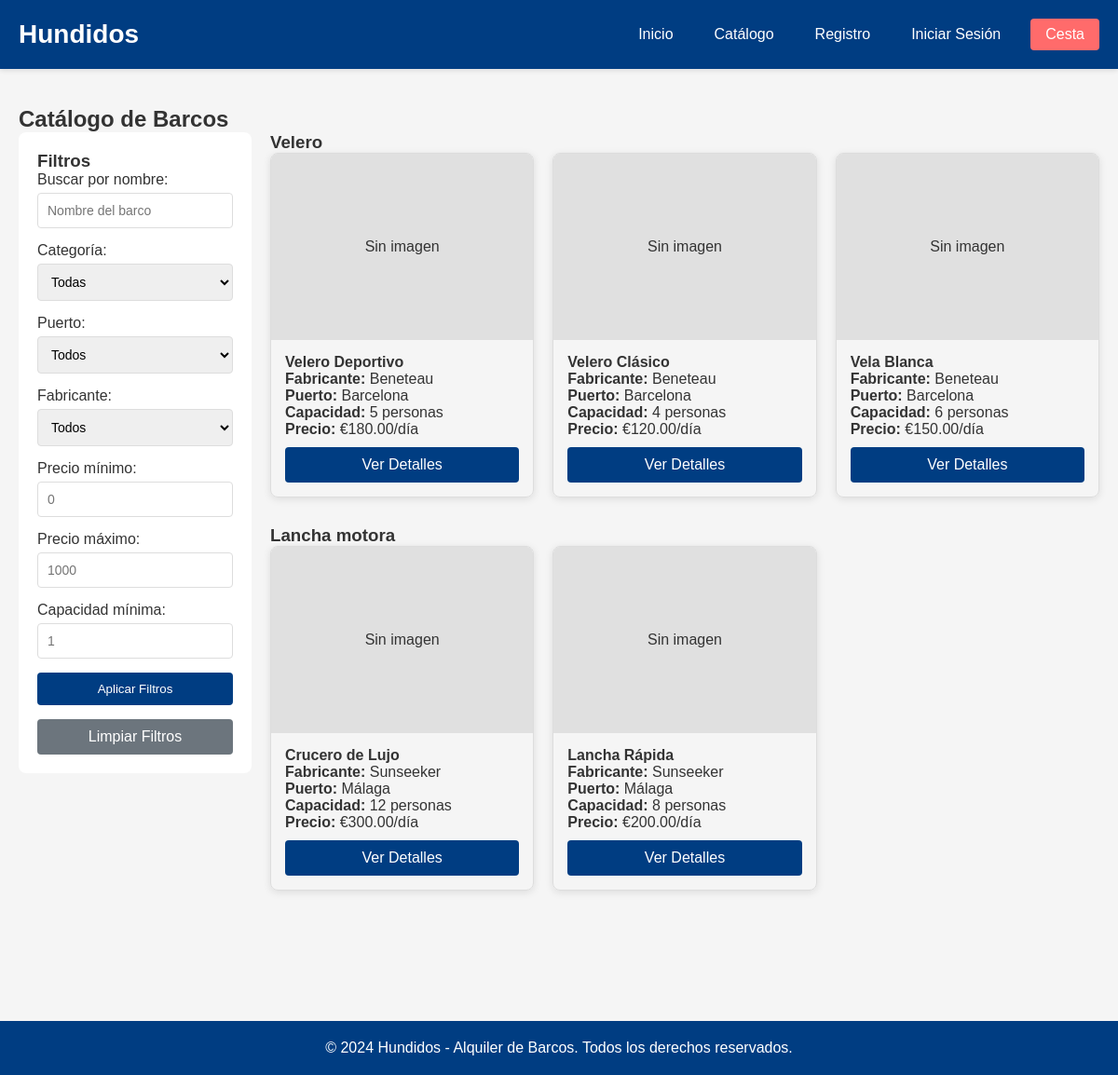
The app's page /barcos/ with its own data.
### catalog/models.py (models this page shows, shortened)
class Barco(models.Model):
    nombre = models.CharField(max_length=120)
    categoria = models.ForeignKey(Categoria, on_delete=models.PROTECT)
    puerto = models.ForeignKey(Puerto, on_delete=models.PROTECT)
    fabricante = models.ForeignKey(Fabricante, on_delete=models.PROTECT)
    precio_dia = models.DecimalField(max_digits=8, decimal_places=2)
    capacidad = models.PositiveIntegerField()
    imagen = models.ImageField(upload_to='barcos/', blank=True, null=True)
    descripcion = models.TextField(blank=True)
    disponible = models.BooleanField(default=True)
    cantidad_disponible = models.PositiveIntegerField(default=1)
    created_at = models.DateTimeField(auto_now_add=True)
    updated_at = models.DateTimeField(auto_now=True)
    class Meta:
        ordering = ['-created_at']

class Categoria(models.Model):
    nombre = models.CharField(max_length=120, unique=True)
    descripcion = models.TextField(blank=True)
    class Meta:
        ordering = ['nombre']

class Fabricante(models.Model):
    nombre = models.CharField(max_length=120, unique=True)
    pais = models.CharField(max_length=120, blank=True)
    class Meta:
        ordering = ['nombre']

class Puerto(models.Model):
    nombre = models.CharField(max_length=120, unique=True)
    ubicacion = models.CharField(max_length=255, blank=True)
    class Meta:
        ordering = ['nombre']

### catalog/views.py (the view)
# urls.py: path('', views.BarcoListView.as_view(), name='barco_list'),
class BarcoListView(View):
    def get(self, request):
        barcos = Barco.objects.all()
        categorias = Categoria.objects.all()
        puertos = Puerto.objects.all()
        fabricantes = Fabricante.objects.all()
        search = request.GET.get('search', '')
        if search:
            barcos = barcos.filter(Q(nombre__icontains=search))
        categoria_id = request.GET.get('categoria')
        if categoria_id:
            barcos = barcos.filter(categoria_id=categoria_id)
        puerto_id = request.GET.get('puerto')
        if puerto_id:
            barcos = barcos.filter(puerto_id=puerto_id)
        fabricante_id = request.GET.get('fabricante')
        if fabricante_id:
            barcos = barcos.filter(fabricante_id=fabricante_id)
        precio_min = request.GET.get('precio_min')
        if precio_min:
            try:
                barcos = barcos.filter(precio_dia__gte=float(precio_min))
            except ValueError:
                pass
        precio_max = request.GET.get('precio_max')
        if precio_max:
            try:
                barcos = barcos.filter(precio_dia__lte=float(precio_max))
            except ValueError:
                pass
        capacidad_min = request.GET.get('capacidad_min')
        if capacidad_min:
            try:
                barcos = barcos.filter(capacidad__gte=int(capacidad_min))
            except ValueError:
                pass
        barcos_por_categoria = {}
        for barco in barcos:
            if barco.categoria.nombre not in barcos_por_categoria:
                barcos_por_categoria[barco.categoria.nombre] = []
            barcos_por_categoria[barco.categoria.nombre].append(barco)
        context = {
            'barcos': barcos,
            'barcos_por_categoria': barcos_por_categoria,
            'categorias': categorias,
            'puertos': puertos,
            'fabricantes': fabricantes,
            'search': search,
        }
        return render(request, 'catalog/list.html', context)

### templates/catalog/list.html (shortened to what this page needs)
{% extends 'base.html' %}
{% block content %}
<h2>Catálogo de Barcos</h2>
<div style="display: grid; grid-template-columns: 250px 1fr; gap: 20px; margin-bottom: 30px;">
    <div style="background-color: white; padding: 20px; border-radius: 8px; height: fit-content;">
        <h3>Filtros</h3>
        <form method="get" style="display: flex; flex-direction: column; gap: 15px;">
            <div>
                <label for="search">Buscar por nombre:</label>
                <input type="text" id="search" name="search" value="{{ search }}" placeholder="Nombre del barco">
            </div>
            <div>
                <label for="categoria">Categoría:</label>
                <select id="categoria" name="categoria">
                    <option value="">Todas</option>
                </select>
            </div>
            <div>
                <label for="puerto">Puerto:</label>
                <select id="puerto" name="puerto">
                    <option value="">Todos</option>
                </select>
            </div>
            <div>
                <label for="fabricante">Fabricante:</label>
                <select id="fabricante" name="fabricante">
                    <option value="">Todos</option>
                </select>
            </div>
            <div>
                <label for="precio_min">Precio mínimo:</label>
                <input type="number" id="precio_min" name="precio_min" value="{{ request.GET.precio_min }}" placeholder="0">
            </div>
            <div>
                <label for="precio_max">Precio máximo:</label>
                <input type="number" id="precio_max" name="precio_max" value="{{ request.GET.precio_max }}" placeholder="1000">
            </div>
            <div>
                <label for="capacidad_min">Capacidad mínima:</label>
                <input type="number" id="capacidad_min" name="capacidad_min" value="{{ request.GET.capacidad_min }}" placeholder="1">
            </div>
            <button type="submit" class="btn" style="width: 100%;">Aplicar Filtros</button>
            <a href="{% url 'catalog:barco_list' %}" class="btn btn-secondary" style="width: 100%; text-align: center;">Limpiar Filtros</a>
        </form>
    </div>
    <div>
        {% if barcos %}
            {% for categoria_nombre, barcos_cat in barcos_por_categoria.items %}
                <h3>{{ categoria_nombre }}</h3>
                <div style="display: grid; grid-template-columns: repeat(auto-fill, minmax(250px, 1fr)); gap: 20px; margin-bottom: 30px;">
                    {% for barco in barcos_cat %}
                        <div style="border: 1px solid #ddd; border-radius: 8px; overflow: hidden; box-shadow: 0 2px 8px rgba(0,0,0,0.1);">
                            {% if barco.imagen %}
                                <img src="{{ barco.imagen.url }}" alt="{{ barco.nombre }}" style="width: 100%; height: 200px; object-fit: cover;">
                            {% else %}
                                <div style="width: 100%; height: 200px; background-color: #e0e0e0; display: flex; align-items: center; justify-content: center;">
                                    <span>Sin imagen</span>
                                </div>
                            {% endif %}
                            <div style="padding: 15px;">
                                <h4>{{ barco.nombre }}</h4>
                                <p><strong>Fabricante:</strong> {{ barco.fabricante.nombre }}</p>
                                <p><strong>Puerto:</strong> {{ barco.puerto.nombre }}</p>
                                <p><strong>Capacidad:</strong> {{ barco.capacidad }} personas</p>
                                <p><strong>Precio:</strong> €{{ barco.precio_dia }}/día</p>
                                {% if barco.disponible %}
                                    <a href="{% url 'catalog:barco_detail' barco.id %}" class="btn" style="display: block; text-align: center; margin-top: 10px;">Ver Detalles</a>
                                {% else %}
                                    <button class="btn" disabled style="display: block; width: 100%; margin-top: 10px; opacity: 0.5; cursor: not-allowed;">No Disponible</button>
                                {% endif %}
                            </div>
                        </div>
                    {% endfor %}
                </div>
            {% endfor %}
        {% else %}
            <p>No se encontraron barcos con los filtros aplicados.</p>
        {% endif %}
    </div>
</div>
{% endblock %}

### templates/base.html (style rules this page uses)
* { margin: 0; padding: 0; box-sizing: border-box; }
body { font-family: Arial, sans-serif; background-color: #f5f5f5; color: #333; }
.btn { display: inline-block; padding: 10px 20px; background-color: #003d82; color: white; text-decoration: none; border-radius: 4px; border: none; cursor: pointer; transition: background-color 0.3s; }
.btn-secondary { background-color: #6c757d; }

### templates/catalog/list.html (style rules this page uses)
input[type="text"], input[type="email"], input[type="password"], input[type="number"], textarea, select { width: 100%; padding: 10px; border: 1px solid #ddd; border-radius: 4px; font-size: 14px; margin-top: 5px; }

### records on screen
Barco: nombre "Velero", imagen "Sin imagen", nombre "Velero Deportivo", fabricante.nombre "Beneteau", puerto.nombre "Barcelona", capacidad "5", precio_dia "180.00", disponible "Ver Detalles"
Barco: imagen "Sin imagen", nombre "Velero Clásico", fabricante.nombre "Beneteau", puerto.nombre "Barcelona", capacidad "4", precio_dia "120.00", disponible "Ver Detalles"
Barco: imagen "Sin imagen", nombre "Vela Blanca", fabricante.nombre "Beneteau", puerto.nombre "Barcelona", capacidad "6", precio_dia "150.00", disponible "Ver Detalles"
Barco: nombre "Lancha motora", imagen "Sin imagen", nombre "Crucero de Lujo", fabricante.nombre "Sunseeker", puerto.nombre "Málaga", capacidad "12", precio_dia "300.00", disponible "Ver Detalles"
Barco: imagen "Sin imagen", nombre "Lancha Rápida", fabricante.nombre "Sunseeker", puerto.nombre "Málaga", capacidad "8", precio_dia "200.00", disponible "Ver Detalles"
